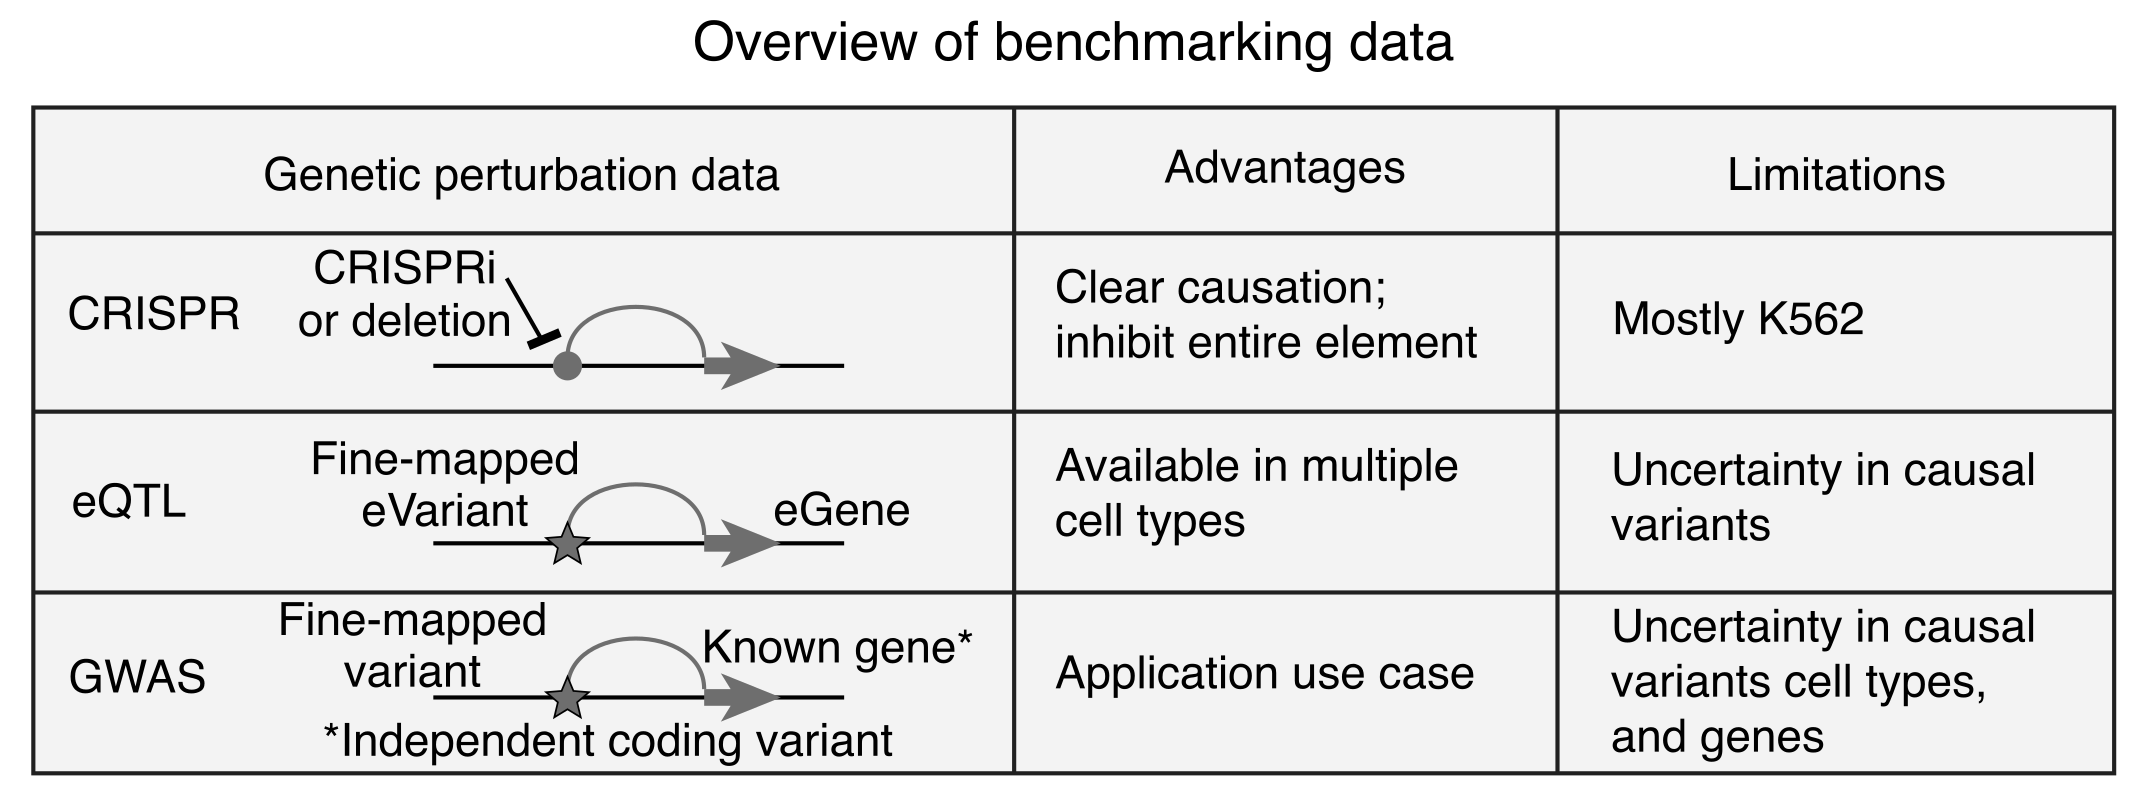

Write the Python code that produced this figure.
"""Fig 2a — "Overview of benchmarking data": a three-row table (CRISPR / eQTL / GWAS) with a
mini-schematic of each perturbation type, drawn as print-size SVG.

Geometry measured from page 5 of refs/sce2g-2026.pdf (points, page coordinates): outer frame
90–339.7 × 82.9–162.8, header rule at y = 98, row rules at 119.4 and 141.1, column rules at
x = 207.7 and 272.9. Table fill and hairline colours come from tokens.json (neutral.table_fill,
neutral.strong-ish #202020 rule at 0.5 pt); glyphs use neutral.mid grey.

    python figures/fig2a_table.py      # -> figures/fig2a_table.{svg,pdf,png}
"""

from __future__ import annotations

import json
import sys
from pathlib import Path

sys.path.insert(0, str(Path(__file__).resolve().parent))
from svgkit import Canvas  # noqa: E402

ROOT = Path(__file__).resolve().parents[1]
TOK = json.loads((ROOT / "tokens.json").read_text())
NEU = TOK["color"]["neutral"]
FILL, RULE, GREY = NEU["table_fill"], "#202020", NEU["mid"]
FS_TITLE, FS_BODY = 6.5, 5.5

c = Canvas(ox=86, oy=70, w=258, h=96)

# ---- frame and rules -------------------------------------------------------------------------
X0, X1, Y0, Y1 = 90.0, 339.7, 82.9, 162.8
COLS, ROWS = (207.7, 272.9), (98.0, 119.4, 141.1)
c.add(c.rect(X0, Y0, X1, Y1, FILL, RULE, 0.5))
c.add(*[c.line(X0, y, X1, y, RULE, 0.5) for y in ROWS])
c.add(*[c.line(x, Y0, x, Y1, RULE, 0.5) for x in COLS])

# ---- title and header (all baselines/centres measured; text cells are left-aligned ~5 pt in from
# their column rule, first-column labels are centred over their glyph, line pitch 1.2 x size) ------
c.add(c.text((X0 + X1) / 2, 77.2, "Overview of benchmarking data", FS_TITLE, "middle"))
c.add(c.text(148.6, 92.8, "Genetic perturbation data", FS_BODY, "middle"))
c.add(c.text(240.2, 91.9, "Advantages", FS_BODY, "middle"))
c.add(c.text(306.4, 92.8, "Limitations", FS_BODY, "middle"))


# ---- the perturbation glyph: baseline, element marker, arc to a grey gene arrow -----------------
def glyph(y, marker):
    xe = 154.1   # element position on the baseline
    out = [c.line(138.0, y, 187.3, y, "#000000", 0.5),
           c.arc(xe, 170.5, y - 1.0, 6.0, GREY, 0.5),                       # lands on the stem's top-left corner
           c.arrow_poly(170.5, 179.7, y, GREY, stem=2.0, head_len=7.2, head_w=5.8, notch=1.8)]  # table variant: slightly slimmer head                              # measured swept arrow
    if marker == "circle":                                                # markers straddle the baseline
        out.append(c.circle(xe, y, 3.5, GREY))
    else:
        out.append(c.star(xe, y + 0.2, 2.7, GREY, "#000000", 0.21))
    return out


# CRISPR: element as a filled circle, hit by an inhibition bar ("CRISPRi or deletion")
c.add(c.text(94.1, 109.5, "CRISPR", FS_BODY))
c.add(*glyph(113.9, "circle"))
c.add(c.line(146.8, 103.4, 151.2, 111.1, "#000000", 0.5))                    # the perturbation stem
c.add(c.poly([(149.2, 111.0), (153.0, 109.4), (153.4, 110.4), (149.6, 112.0)], "#000000"))  # its bar
c.add(c.text(134.6, 104.0, "CRISPRi", FS_BODY, "middle"))
c.add(c.text(134.6, 110.3, "or deletion", FS_BODY, "middle"))
c.add(c.text(212.6, 106.3, ["Clear causation;", "inhibit entire element"], FS_BODY))
c.add(c.text(279.5, 110.1, "Mostly K562", FS_BODY))

# eQTL: fine-mapped eVariant (star) linked to its eGene
c.add(c.text(94.6, 132.0, "eQTL", FS_BODY))
c.add(*glyph(135.2, "star"))
c.add(c.text(139.4, 126.9, "Fine-mapped", FS_BODY, "middle"))
c.add(c.text(139.4, 133.1, "eVariant", FS_BODY, "middle"))
c.add(c.text(178.8, 133.0, "eGene", FS_BODY))
c.add(c.text(212.6, 127.7, ["Available in multiple", "cell types"], FS_BODY))
c.add(c.text(279.3, 128.2, ["Uncertainty in causal", "variants"], FS_BODY))

# GWAS: fine-mapped variant (star) linked to a known gene (independent coding variant)
c.add(c.text(94.2, 153.1, "GWAS", FS_BODY))
c.add(*glyph(153.7, "star"))
c.add(c.text(135.5, 146.2, "Fine-mapped", FS_BODY, "middle"))
c.add(c.text(135.5, 152.4, "variant", FS_BODY, "middle"))
c.add(c.text(170.2, 149.5, "Known gene*", FS_BODY))
c.add(c.text(124.7, 160.7, "*Independent coding variant", FS_BODY))
c.add(c.text(212.6, 152.6, "Application use case", FS_BODY))
c.add(c.text(279.3, 147.0, ["Uncertainty in causal", "variants cell types,", "and genes"], FS_BODY))

if __name__ == "__main__":
    c.save(ROOT / "figures" / "fig2a_table.svg")
